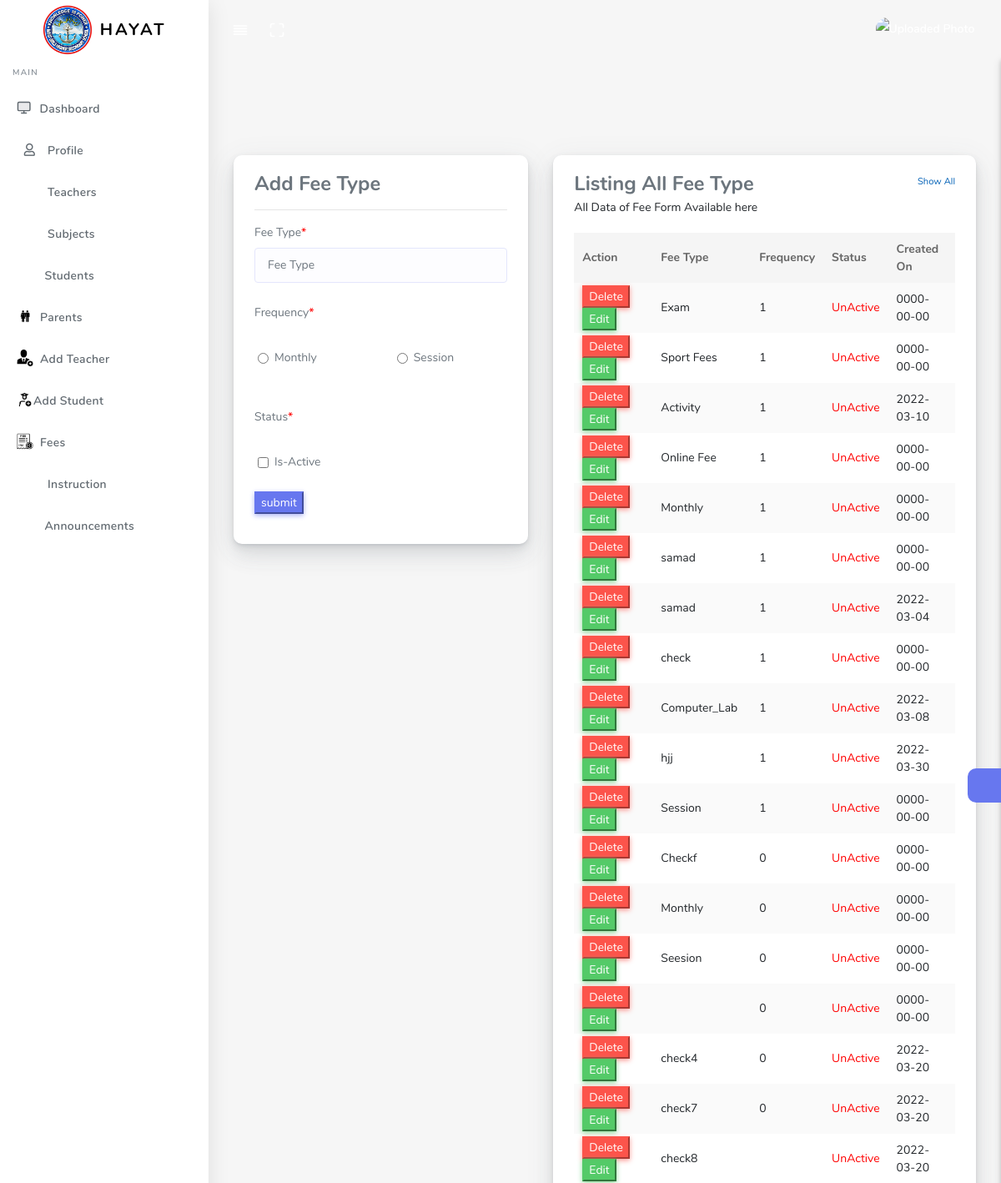
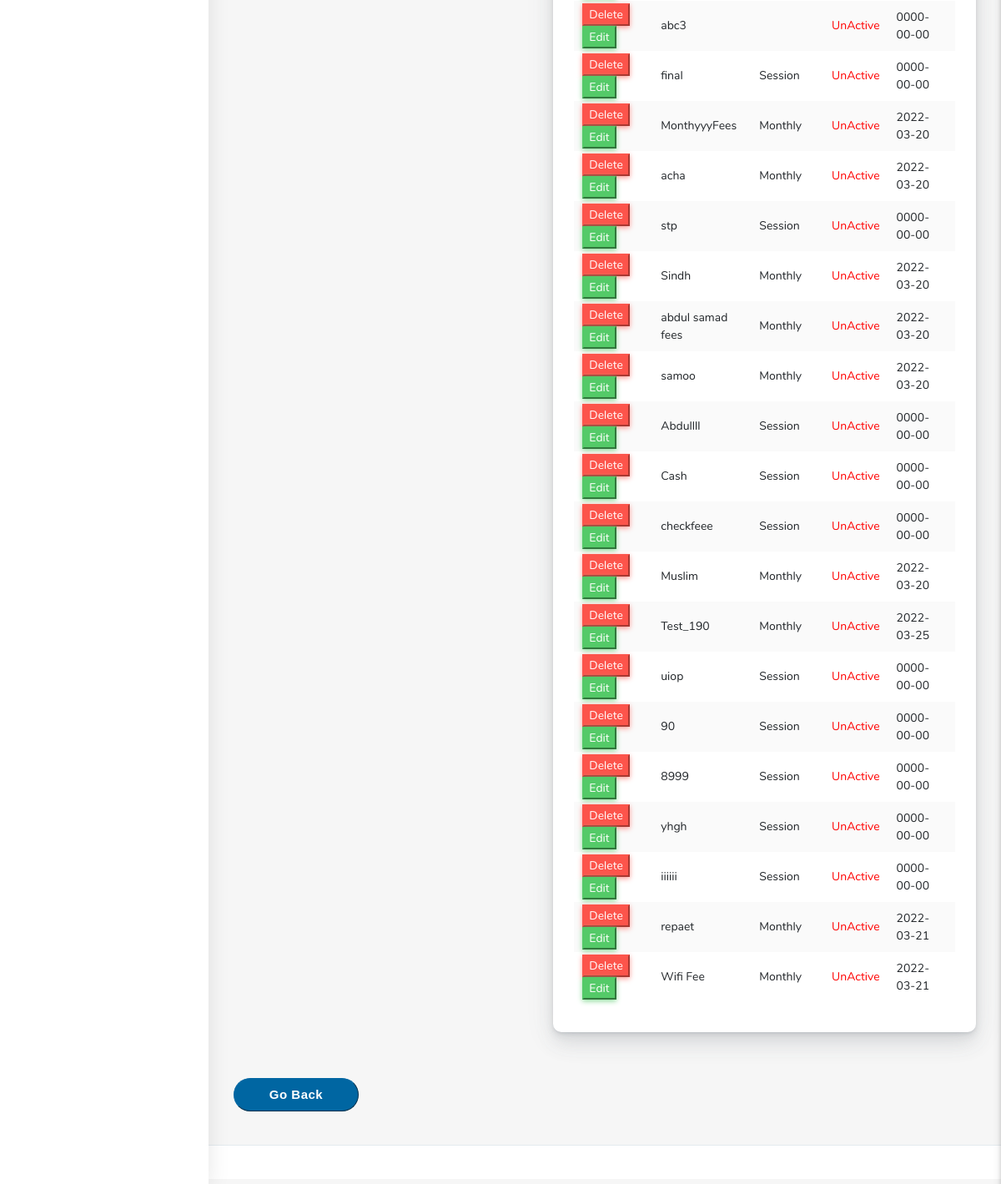
The page /admin/fee_form.php (signed in) on the database its author committed (2 pictures, top to bottom).
### tables this page shows
CREATE TABLE `tbl_fee_type` (
  `ID` int(11) NOT NULL,
  `Fee_Type` varchar(100) NOT NULL,
  `Frequency` varchar(50) NOT NULL,
  `Status` varchar(50) NOT NULL,
  `CreatedOn` date NOT NULL,
  `Is_Active` bit(1) NOT NULL,
  `Is_Delete` bit(1) NOT NULL
);

### admin/fee_form.php (the view, shortened to what this page needs)
<?php
include '../connection/config.php';
if(!isset($_SESSION["in"]) || $_SESSION["in"] !== true && $_SESSION["admin"] !== true){
  header("Location:/h_st/index.php");
  exit;
}else{
  $id = $_SESSION["id"];
}
$sql_img = "select user_image from admin where s_no ='$id' and user_image = '0'";
$conn_img = mysqli_query($conn,$sql_img);
$p_img= mysqli_num_rows($conn_img);
?>
<!DOCTYPE html>
<html lang="en">
<head>
  <link rel="stylesheet" href="assets/css/app.min.css">
  <link rel="stylesheet" href="assets/css/style.css">
  <link rel="stylesheet" href="assets/css/components.css">
  <link rel="stylesheet" href="assets/css/custom.css">
<link rel="stylesheet" type="text/css" href="https://cdn.datatables.net/1.10.25/css/jquery.dataTables.css">
</head>
<body>
  <div id="app">
    <div class="main-wrapper main-wrapper-1">
      <div class="navbar-bg"></div>
      <nav class="navbar navbar-expand-lg main-navbar sticky">
        <div class="form-inline mr-auto">
          <ul class="navbar-nav mr-3">
            <li><a href="#" data-toggle="sidebar" class="nav-link nav-link-lg
									collapse-btn"> <i data-feather="align-justify"></i></a></li>
            <li><a href="#" class="nav-link nav-link-lg fullscreen-btn">
                <i data-feather="maximize"></i>
              </a></li>
          </ul>
        </div>
        <ul class="navbar-nav navbar-right">
          <li class="dropdown"><a href="#" data-toggle="dropdown"
              class="nav-link dropdown-toggle nav-link-lg nav-link-user">
<?php
    if($p_img == 1){
      echo  "<img id='profileImage' src='assets/img/admin.png' class='mobile_profile_image' alt='Please Uploaded Photo'>";
}else{
   echo  "<img id='profileImage' src='$uimg' class='mobile_profile_image' alt='Uploaded Photo'>";
}
?>
      <span class="d-sm-none d-lg-inline-block"></span></a>
          </li>
        </ul>
      </nav>
      <div class="main-sidebar sidebar-style-2">
      <aside id="sidebar-wrapper">
          <div class="sidebar-brand">
            <a href="dashboard.php"> <img alt="image" src="assets/img/logo.jpg" id="logo_header" class="header-logo" /> <span
                class="logo-name">HAYAT</span>
            </a>
          </div>
         <ul class="sidebar-menu">
            <li class="menu-header">Main</li>
            <li class="dropdown">
              <a href="dashboard.php" class="nav-link"><i data-feather="monitor"></i><span>Dashboard</span></a>
            </li>
            <li class="dropdown">
              <a href="profile.php" class="nav-link"><i class="far fa-user"></i><span>Profile</span></a>
            </li>
            <li class="dropdown">
              <a href="teacher.php" class="nav-link"><i class="fas fa-chalkboard-teacher"></i><span>Teachers</span></a>
            </li>
            <li class="dropdown">
              <a href="addsub.php" class="nav-link"><i class="fas fa-award"></i></i><span>Subjects</span></a>
            </li>
            <li class="dropdown">
              <a href="st.php" class="nav-link"><i class="fa fa-graduation-cap" aria-hidden="true"></i><span>Students</span></a>
            </li>
            <li class="dropdown">
              <a href="pt.php" class="nav-link"><img id="img_icon" src="assets/img/parenticon.png" class="mr-2"><span>Parents</span></a>
            </li>
            <li class="dropdown">
              <a href="add_t.php" class="nav-link"><img id="img_icon" src="assets/img/add_teacher.png" class="mr-2"><span>Add Teacher</span></a>
            </li>
            <li class="dropdown">
              <a href="add_st.php" class="nav-link"><img id="img_icon" src="assets/img/add_st.png"><span>Add Student</span></a>
            </li>
            <li class="nav-item">
            <a class="nav-link" data-toggle="collapse" href="#form-fees" aria-expanded="false" aria-controls="form-fees">
            <img id="img_icon" src="assets/img/fees.png" class="mr-2"><span>Fees</span></a>
          </li>
            <li class="dropdown">
              <a href="instruction.php" class="nav-link"><i class="fas fa-book-open"></i><span>Instruction</span></a>
            </li>
            <li class="dropdown">
              <a data-toggle="collapse" class="nav-link"><i class="fa fa-bullhorn" aria-hidden="true"></i><span>Announcements</span></a>
            </li>
          </ul>
        </aside>
      </div>
      <div class="main-content">
        <section class="section">
          <div class="section-body">
                <div class="err">
<br>
<br>
</div>
<div class="Container form-group">
<div class="row">
<div class="col-5 grid-margin">
    <div class="card">
        <div class="card-body">
            <h4 class="card-title mb-0">Add Fee Type</h4>
            <hr />
            <div class="add_sub">
                <form id="feetype" action="" method="post">
                    <table id="table_id_feetype" class="table table-striped table-hover">
                        <tbody>
                            <div>
                                <div class="Container form-group">
                                    <div class="row">
                                        <div class="col-sm">
                                            <label for="FeeType">Fee Type<span id="req">*</span></label>
                                            <input type="text" class="form-control" id="Fee_Type" name="Fee_Type" placeholder="Fee Type" require>
                                        </div>
                                    </div>
                                </div>
                                <div class="Container form-group">
                                    <div class="row">
                                        <div class="col-sm">
                                            <label for="">Frequency<span id="req">*</span></label>
                                        </div>
                                    </div>
                                </div>
                                <div class="Container form-group">
                                    <div class="row">
                                        <div class="col-sm ml-4" onclick="AddNewFirst()">
                                            <input class="form-check-input" type="radio" id="checkezspeedkit" name="options" value="Monthly" require>
                                            <label class="form-check-label" for="">
                                                Monthly
                                            </label>
                                        </div>
                                        <div class="col-sm ml-4" onclick="AddNewFirst2()">
                                            <input class="form-check-input" type="radio" id="checkezspeedkit2" name="options" value="Session" require>
                                            <label class="form-check-label" for="">
                                                Session
                                            </label>
                                        </div>
                                    </div>
                                </div>
                                <div class="Container form-group">
                                    <div class="row">
                                        <div class="col-sm">
                                            <label for="Status">Status<span id="req">*</span></label>
                                        </div>
                                    </div>
                                </div>
                                <div class="Container form-group">
                                    <div class="row">
                                        <div class="col-sm ml-4">
                                        <input type="checkbox" class="form-check-input get_value" value="Active" require/>Is-Active
                                        </div>
                                    </div>
                                </div>
                                <input class="btn-primary" type="submit" value="submit" name="enter_sub" />
                            </div>
                        </tbody>
                    </table>
                </form>
            </div>
        </div>
    </div>
</div>
<div class="col-7 grid-margin">
    <div class="card">
        <div class="card-body">
            <div class="d-flex justify-content-between">
                <h4 class="card-title mb-0">Listing All Fee Type</h4>
                <a href="fee_form.php"><small>Show All</small></a>
            </div>
            <p>All Data of Fee Form Available here</p>
            <div class="table-responsive">
                <table id="table_id_feetype" class="table table-striped table-hover">
                    <thead>
                        <tr>
                            <th>Action</th>
                            <th>Fee Type</th>
                            <th>Frequency</th>
                            <th>Status</th>
                            <th>Created On</th>
                        </tr>
                    </thead>
                    <tbody>
                        <?php
                        $i_ft=1;
                        $sql_ft = "SELECT * FROM `tbl_fee_type` where `Is_Active` = 1 and `Is_Delete` = 0";
                        $conn_ft = mysqli_query($conn,$sql_ft);
                        while($row = mysqli_fetch_assoc($conn_ft)){
                        $Fee_Type  = $row['Fee_Type'];
                        $Frequency = $row['Frequency'];
                        $Is_Active = $row['Is_Active'];
                        $CreatedOn = $row['CreatedOn'];
                        $ID = $row['ID'];
                        echo"
                        <tr>
                            ".
                            "
                            <td>
                                ".
                                "<form method='post'>
                                    ".
                                    "<input type='hidden' name='ID' value='"."$ID"."'>
                                    <input type='submit' class='btn-danger' value='Delete' name='del_sub'>
                              &nbsp;
                                    ".
                                "<button type='button' name='Edit' class='btn-success btn-xs edit' name='ID' value='"."$ID"."'>
                                Edit </button>".
                                "
                                </form>".
                                "
                            </td>".
                            "
                            <td>"."$Fee_Type"."</td>".
                            "
                            <td id='Frequency-$i_ft'>"."$Frequency"."</td>".
                            "
                            <td id='Is_Active-$i_ft'>"."$Is_Active"."</td>".
                            "
                            <td>"."$CreatedOn"."</td>".
                            "
                        </tr>";
                        $i_ft++;
                        }
                        ?>
                    </tbody>
                </table>
            </div>
        </div>
    </div>
</div>
</div>
</div>
<div class="back">
    <a href="dashboard.php"><input id="go" class="btn" type="text" value="Go Back">
</input></a>
</div>
          </div>
        </section>
        <div class="settingSidebar">
          <a href="javascript:void(0)" class="settingPanelToggle"> <i class="fa fa-spin fa-cog"></i>
          </a>
        </div>
      </div>
      <footer class="main-footer">
      </footer>
    </div>
  </div>
</body>
</html>

### admin/fee_form.php (style rules this page uses)
#logo_header { width: 60px; height: 60px; }
#profileImage { width: 50px; height: 50px; border-radius: 30px; }
#req { color: red; }
#profileImage { width: 60px; }
td { padding: 8px; }
th { padding: 8px; }
.btn { background: #0066A2; color: white; border-style: outset; border-color: #0066A2; height: 40px; width: 150px; font: bold 15px arial, sans-serif; text-shadow:none; border-radius: 20px; margin-left: 0px; }
a { color: #0060B6; text-decoration: none; }
#img_icon { width: 20px; height: 20px; }

### rows shown on the page
tbl_fee_type: $ID 3 (drawn), Fee_Type "Exam", Frequency "1", CreatedOn "0000-00-00"
tbl_fee_type: $ID 5 (drawn), Fee_Type "Sport Fees", Frequency "1", CreatedOn "0000-00-00"
tbl_fee_type: $ID 6 (drawn), Fee_Type "Activity", Frequency "1", CreatedOn "2022-03-10"
tbl_fee_type: $ID 7 (drawn), Fee_Type "Online Fee", Frequency "1", CreatedOn "0000-00-00"
tbl_fee_type: $ID 9 (drawn), Fee_Type "Monthly", Frequency "1", CreatedOn "0000-00-00"
tbl_fee_type: $ID 10 (drawn), Fee_Type "samad", Frequency "1", CreatedOn "0000-00-00"
tbl_fee_type: $ID 11 (drawn), Fee_Type "samad", Frequency "1", CreatedOn "2022-03-04"
tbl_fee_type: $ID 12 (drawn), Fee_Type "check", Frequency "1", CreatedOn "0000-00-00"
tbl_fee_type: $ID 22 (drawn), Fee_Type "Computer_Lab", Frequency "1", CreatedOn "2022-03-08"
tbl_fee_type: $ID 23 (drawn), Fee_Type "hjj", Frequency "1", CreatedOn "2022-03-30"
tbl_fee_type: $ID 24 (drawn), Fee_Type "Session", Frequency "1", CreatedOn "0000-00-00"
tbl_fee_type: $ID 26 (drawn), Fee_Type "Checkf", Frequency "0", CreatedOn "0000-00-00"
tbl_fee_type: $ID 27 (drawn), Fee_Type "Monthly", Frequency "0", CreatedOn "0000-00-00"
tbl_fee_type: $ID 28 (drawn), Fee_Type "Seesion", Frequency "0", CreatedOn "0000-00-00"
tbl_fee_type: $ID 29 (drawn), Frequency "0", CreatedOn "0000-00-00"
tbl_fee_type: $ID 30 (drawn), Fee_Type "check4", Frequency "0", CreatedOn "2022-03-20"
tbl_fee_type: $ID 32 (drawn), Fee_Type "check7", Frequency "0", CreatedOn "2022-03-20"
tbl_fee_type: $ID 33 (drawn), Fee_Type "check8", CreatedOn "2022-03-20"
tbl_fee_type: $ID 34 (drawn), Fee_Type "abc3", CreatedOn "0000-00-00"
tbl_fee_type: $ID 35 (drawn), Fee_Type "final", Frequency "Session", CreatedOn "0000-00-00"
tbl_fee_type: $ID 36 (drawn), Fee_Type "MonthyyyFees", Frequency "Monthly", CreatedOn "2022-03-20"
tbl_fee_type: $ID 37 (drawn), Fee_Type "acha", Frequency "Monthly", CreatedOn "2022-03-20"
tbl_fee_type: $ID 38 (drawn), Fee_Type "stp", Frequency "Session", CreatedOn "0000-00-00"
tbl_fee_type: $ID 39 (drawn), Fee_Type "Sindh", Frequency "Monthly", CreatedOn "2022-03-20"
tbl_fee_type: $ID 40 (drawn), Fee_Type "abdul samad fees", Frequency "Monthly", CreatedOn "2022-03-20"
tbl_fee_type: $ID 42 (drawn), Fee_Type "samoo", Frequency "Monthly", CreatedOn "2022-03-20"
tbl_fee_type: $ID 43 (drawn), Fee_Type "Abdullll", Frequency "Session", CreatedOn "0000-00-00"
tbl_fee_type: $ID 44 (drawn), Fee_Type "Cash", Frequency "Session", CreatedOn "0000-00-00"
tbl_fee_type: $ID 45 (drawn), Fee_Type "checkfeee", Frequency "Session", CreatedOn "0000-00-00"
tbl_fee_type: $ID 46 (drawn), Fee_Type "Muslim", Frequency "Monthly", CreatedOn "2022-03-20"
tbl_fee_type: $ID 48 (drawn), Fee_Type "Test_190", Frequency "Monthly", CreatedOn "2022-03-25"
tbl_fee_type: $ID 49 (drawn), Fee_Type "uiop", Frequency "Session", CreatedOn "0000-00-00"
tbl_fee_type: $ID 50 (drawn), Fee_Type "90", Frequency "Session", CreatedOn "0000-00-00"
tbl_fee_type: $ID 51 (drawn), Fee_Type "8999", Frequency "Session", CreatedOn "0000-00-00"
tbl_fee_type: $ID 52 (drawn), Fee_Type "yhgh", Frequency "Session", CreatedOn "0000-00-00"
tbl_fee_type: $ID 53 (drawn), Fee_Type "iiiiii", Frequency "Session", CreatedOn "0000-00-00"
tbl_fee_type: $ID 54 (drawn), Fee_Type "repaet", Frequency "Monthly", CreatedOn "2022-03-21"
tbl_fee_type: $ID 55 (drawn), Fee_Type "Wifi Fee", Frequency "Monthly", CreatedOn "2022-03-21"
